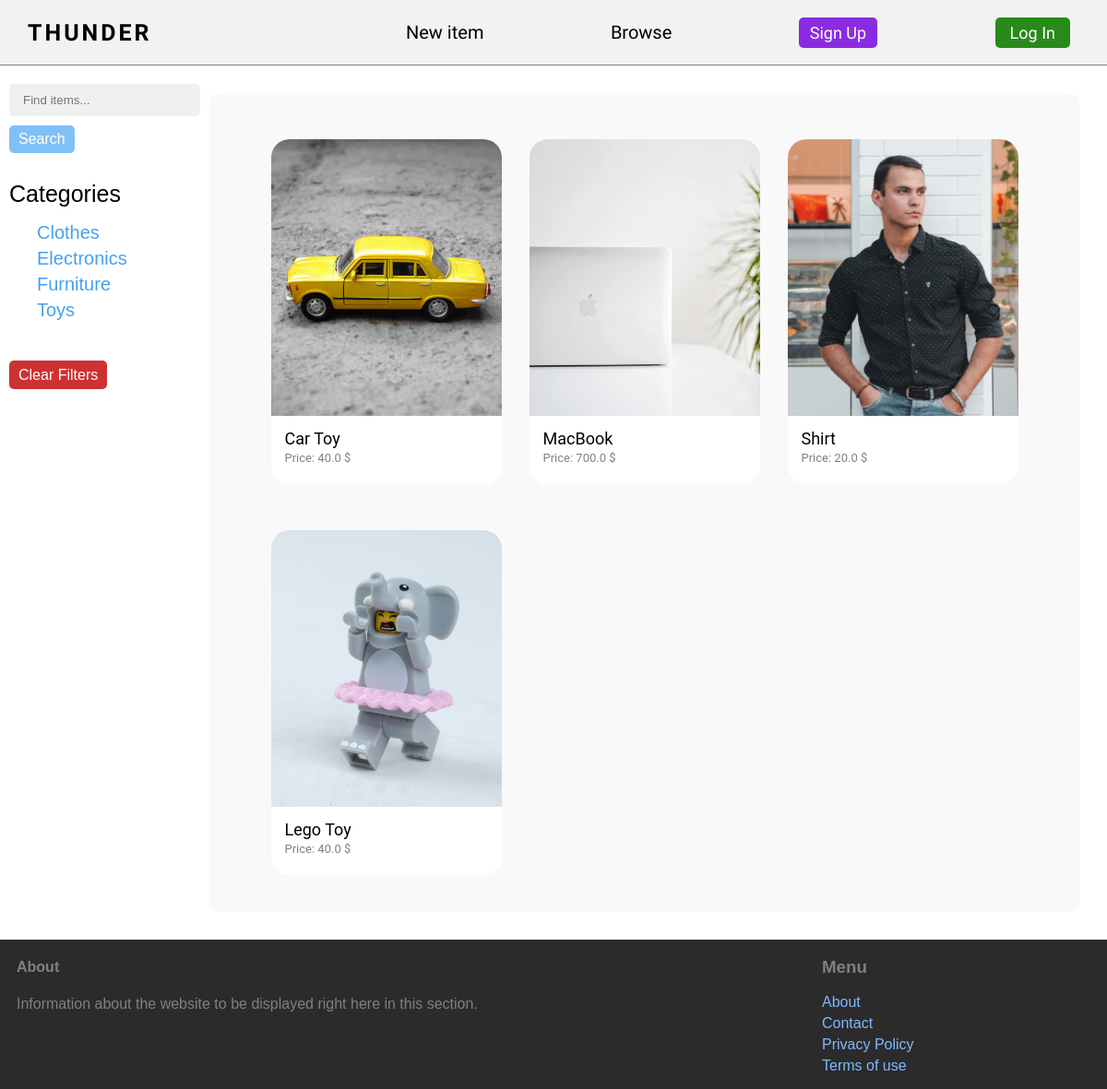
The app's page /items/ with its own data.
### item/models.py (models this page shows, shortened)
class Category(models.Model):
    name = models.CharField(max_length=100)
    class Meta:
        ordering = ('name', )
        verbose_name_plural = 'Categories'

class Item(models.Model):
    category = models.ForeignKey(Category, related_name='items', on_delete=models.CASCADE)
    name = models.CharField(max_length=100)
    description = models.TextField(blank=True, null=True)
    price = models.FloatField()
    image = models.ImageField(upload_to='item_images')
    is_sold = models.BooleanField(default=False)
    created_at = models.DateTimeField(auto_now_add=True)
    created_by = models.ForeignKey(User, related_name='items', on_delete=models.CASCADE)

### item/views.py (the view)
# urls.py: path('', views.items, name='items')
def items(request):
    query = request.GET.get('query', '')
    category_id = request.GET.get('category', 0)
    items = Item.objects.filter(is_sold=False)
    categories = Category.objects.all()
    if category_id:
        items = items.filter(category_id=category_id)
    if query:
        items = items.filter(Q(name__icontains=query) | Q(description__icontains=query))
    return render(request, 'item/items.html', {
        'items': items,
        'query': query,
        'categories': categories,
        'category_id': int(category_id)
    })

### item/templates/item/items.html (shortened to what this page needs)
{% extends 'core/layout.html' %}
{% block content %}
    <div class="browse-main">
        <div class="browse-sidebar">
            <form action="{% url 'item:items' %}" method="GET">
                <input type="text" name="query" class="browse-input" value="{{ query }}" placeholder="Find items...">
                <button type="submit" class="search-btn">Search</button>
            </form>
            <p class="ctgrs">Categories</p>
            <ul style="
            list-style-type: none;
            margin-bottom: 50px;">
                {% for category in categories %}
                <li class="unfocused-category{% if category.id == category_id %} focused-category {% endif %}">
                    <a href="{% url 'item:items' %}?query={{ query }}&category={{ category.id }}">
                        {% if category.id == category_id %}
                            > {{ category.name }}
                        {% else %}
                            {{ category.name }}
                        {% endif %}
                    </a>
                </li>
                {% endfor %}
            </ul>
            <a href="{% url 'item:items' %}" class="clear-btn">Clear Filters</a>
        </div>
        <div class="items-container" id="browse-container">
            <div class="items-grid" id="browse-grid">
                {% for item in items %}
                <div class="item-card">
                    <a href="{% url 'item:detail' item.id %}">
                        <div>
                            <img class="item-image" src="{{ item.image.url }}" alt="">
                        </div>
                        <div class="item-description">
                            <p class="item-name">{{ item.name }}</p>
                            <p class="item-price">Price: {{ item.price }} $</p>
                        </div>
                    </a>
                </div>
                {% endfor %}
            </div>
        </div>
    </div>
{% endblock %}

### core/static/core/styles.css (style rules this page uses)
body { margin: 0; }
p { margin: 0; }
#browse-container { padding-top: 50px; }
#browse-grid { display: grid; grid-template-columns: 1fr 1fr 1fr; column-gap: 30px; row-gap: 50px; }
.browse-main { display: grid; grid-template-columns: 1fr 5fr; }
.browse-sidebar { font-family: Arial, Helvetica, sans-serif; margin-left: -30px; margin-right: 10px; }
.browse-input { margin-top: 20px; margin-left: 10px; display: block; margin-bottom: 10px; padding: 10px 15px; border-radius: 5px; outline: none; border: none; background-color: rgb(240, 240, 240); }
.search-btn { padding: 6px 10px; margin-left: 10px; margin-bottom: 30px; color: white; background-color: rgb(129, 192, 247); cursor: pointer; font-size: 16px; border: none; border-radius: 5px; }
.ctgrs { font-weight: 500; font-size: 25px; margin-left: 10px; }
.unfocused-category { margin-bottom: 5px; }
.unfocused-category > a { color: rgb(70, 160, 239); font-size: 20px; }
.clear-btn { color: black; background-color: rgb(205, 50, 50); margin-left: 10px; padding: 7px 10px; border-radius: 5px; color: white; }

### core/static/core/index.css (style rules this page uses)
.item-image { width: 250px; height: 300px; object-fit: cover; object-position: center; }
.items-container { display: flex; flex-direction: column; background-color: rgb(249, 249, 249); align-items: center; margin: 30px 0px; border-radius: 10px; padding-bottom: 40px; }
.items-grid { display: grid; grid-template-columns: 1fr 1fr 1fr 1fr; column-gap: 30px; row-gap: 50px; }
.item-card { background-color: white; border-radius: 20px; overflow: hidden; transition: transform 0.3s ease, box-shadow 0.3s; }
.item-description { height: 60px; padding-left: 15px; padding-top: 10px; font-family: Roboto, Arial, sans-serif; }
.item-name { font-size: 18px; font-weight: 400; color: black; margin-bottom: 3px; }
.item-price { color: gray; font-size: 13px; }

### records on screen
Category: name "Clothes"
Category: name "Electronics"
Category: name "Furniture"
Category: name "Toys"
Item: image (picture), name "Car Toy", price "40.0"
Item: image (picture), name "MacBook", price "700.0"
Item: image (picture), name "Shirt", price "20.0"
Item: image (picture), name "Lego Toy", price "40.0"
